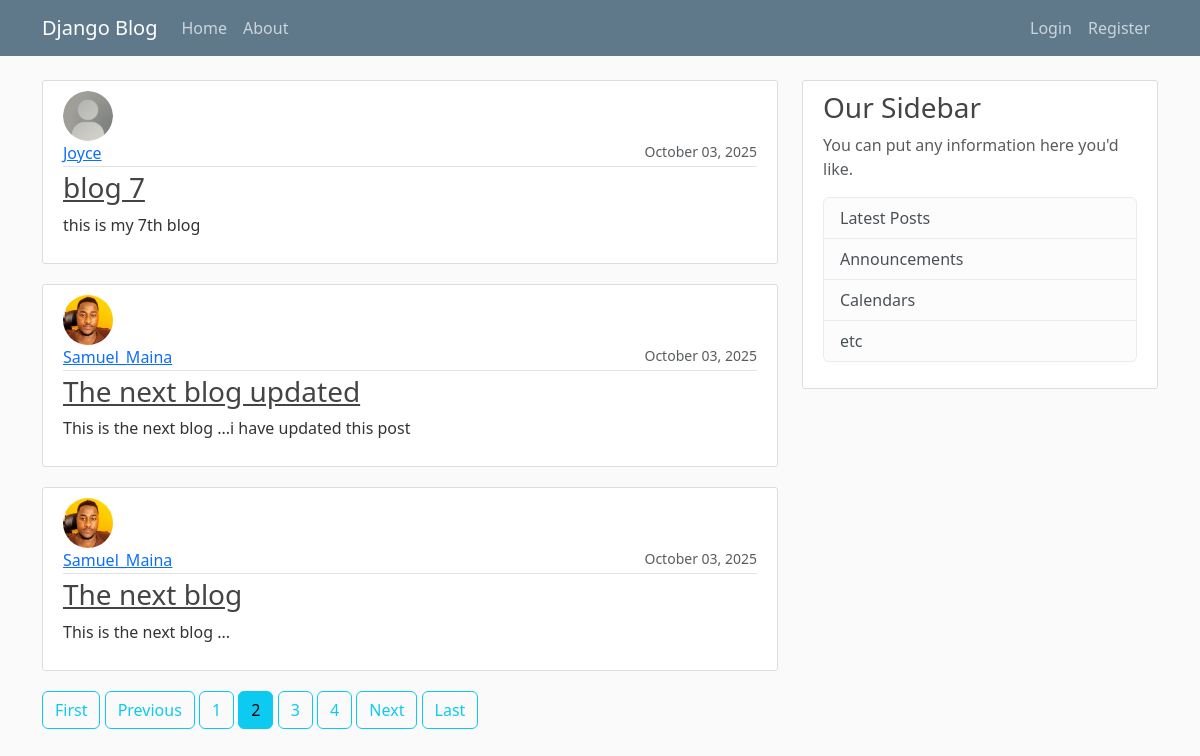
Screenshot of /?page=2 with the database file from the repository.
### blogs/models.py (models this page shows, shortened)
class Post(models.Model):
    title = models.CharField(max_length=100)
    content = models.TextField()
    date_posted = models.DateTimeField(default=timezone.now)
    author = models.ForeignKey(User, on_delete=models.CASCADE)

### users/models.py (models this page shows, shortened)
class Profile(models.Model):
    user = models.OneToOneField(User, on_delete=models.CASCADE)
    image = models.ImageField(default='default.jpg', upload_to='profile_pics')

### blogs/views.py (the view)
# urls.py: path('', PostListView.as_view(), name="home"),
class PostListView(ListView):
    model = Post
    template_name = 'blogs/home.html'
    context_object_name = 'posts'
    ordering = ['-date_posted']
    paginate_by = 3
    def get_context_data(self, **kwargs):
        context = super().get_context_data(**kwargs)
        page_obj = context['page_obj']
        page_number = page_obj.number
        paginator = page_obj.paginator
        custom_range = range(
            max(1, page_number - 3),
            min(page_number + 3, paginator.num_pages) + 1
        )
        context['custom_range'] = custom_range
        return context

### blogs/templates/blogs/home.html (shortened to what this page needs)
{% extends 'blogs/main.html' %}
{% block content %}
{% for post in posts %}
<article class="media content-section">
  <img class="rounded-circle article-img align-self-start" src="{{post.author.profile.image.url}}">
  <div class="media-body">
    <div class="article-metadata d-flex justify-content-between">
      <a class="mr-2" href="{% url 'user-posts' post.author.username %}">{{ post.author }}</a>
      <small class="text-muted">{{ post.date_posted |date:"F d, Y" }}</small>
    </div>
    <h3><a class="article-title" href="{% url 'post' post.id %}">{{ post.title }}</a></h3>
    <p class="article-content">{{ post.content }}</p>
  </div>
</article>
{% endfor %}
{% if is_paginated %}
{% if page_obj.has_previous %}
<a class="btn btn-outline-info mb-4" href="?page=1">First</a>
<a class="btn btn-outline-info mb-4" href="?page={{ page_obj.previous_page_number }}">Previous</a>
{% endif %}
{% for num in custom_range %}
{% if page_obj.number == num %}
<a class="btn btn-info mb-4" href="?page={{ num }}">{{ num }}</a>
{% else %}
<a class="btn btn-outline-info mb-4" href="?page={{ num }}">{{ num }}</a>
{% endif %}
{% endfor %}
{% if page_obj.has_next %}
<a class="btn btn-outline-info mb-4" href="?page={{page_obj.next_page_number}}">Next</a>
<a class="btn btn-outline-info mb-4" href="?page={{ page_obj.paginator.num_pages }}">Last</a>
{% endif %}
{% endif %}
{% endblock content %}

### blogs/static/blogs/main.css (style rules this page uses)
body { background: #fafafa; color: #333333; margin-top: 5rem; }
h1, h2, h3, h4, h5, h6 { color: #444444; }
.content-section { background: #ffffff; padding: 10px 20px; border: 1px solid #dddddd; border-radius: 3px; margin-bottom: 20px; }
.article-title { color: #444444; }
.article-content { white-space: pre-line; }
.article-img { height: 65px; width: 65px; margin-right: 16px; }
.article-metadata { padding-bottom: 1px; margin-bottom: 4px; border-bottom: 1px solid #e3e3e3 }

### blogs/templates/blogs/home.html (style rules this page uses)
.rounded-circle.article-img { width: 50px; height: 50px; object-fit: cover; border-radius: 50%; margin-right: 15px; }

### rows the page displays
Post: author.profile.image (placeholder picture), author "Joyce", date_posted "October 03, 2025", title "blog 7", content "this is my 7th blog"
Post: author.profile.image (picture), author "Samuel_Maina", date_posted "October 03, 2025", title "The next blog updated", content "This is the next blog ...i have updated this post"
Post: author.profile.image (picture), author "Samuel_Maina", date_posted "October 03, 2025", title "The next blog", content "This is the next blog ..."

### other values shown
{{ num }} "1" "3" "4"
{{ num }} "2"
